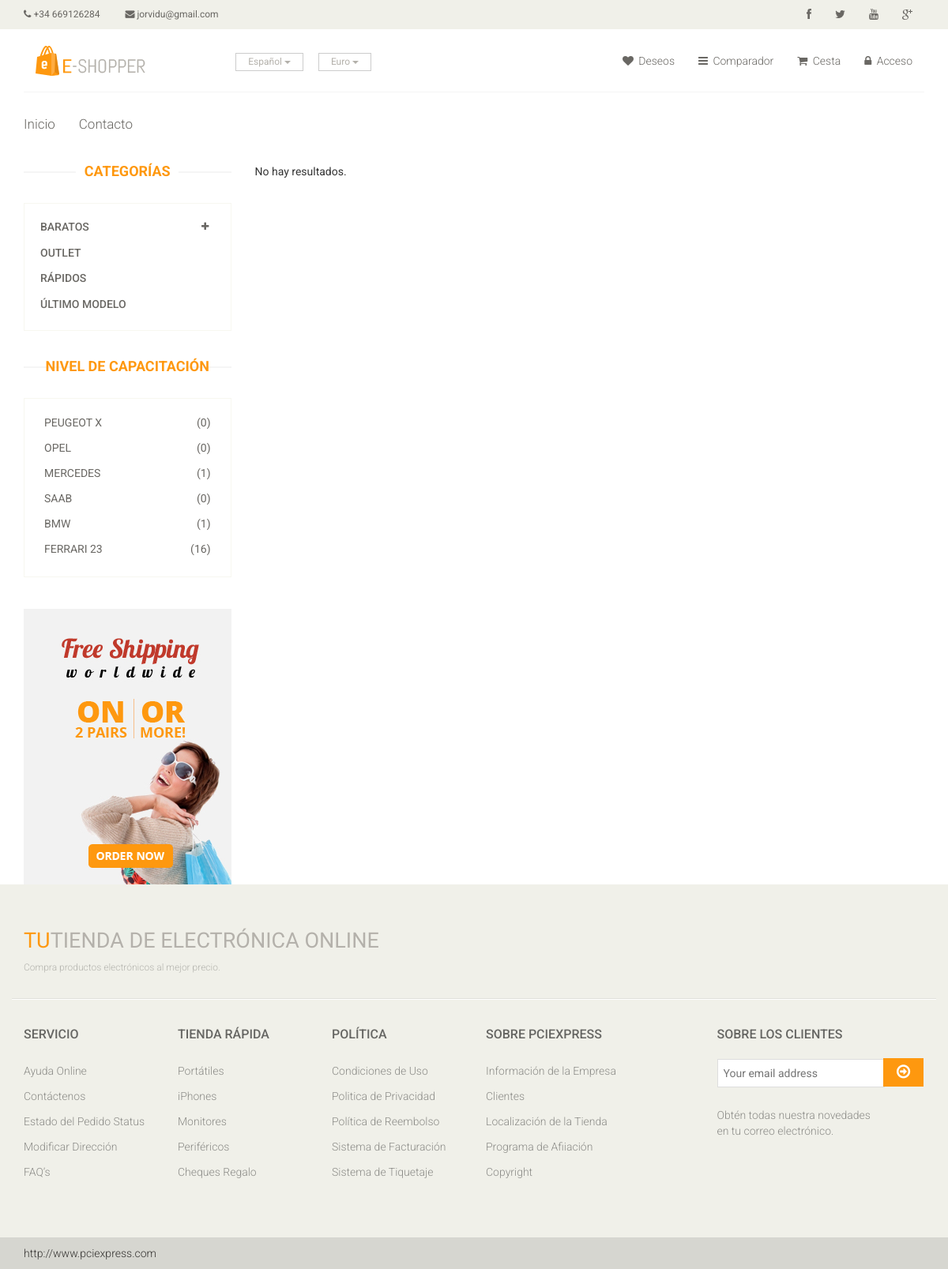
Screenshot of /categoria.php with the database file from the repository.
### tables this page shows
CREATE TABLE `tblidioma` (
  `idIdioma` int(11) NOT NULL AUTO_INCREMENT,
  `strIdioma` varchar(20) NOT NULL,
  PRIMARY KEY (`idIdioma`)
);

CREATE TABLE `tblmoneda` (
  `idMoneda` int(11) NOT NULL AUTO_INCREMENT,
  `strNombre` varchar(50) NOT NULL,
  `dblValor` double NOT NULL,
  `intPrincipal` int(11) NOT NULL,
  `strSimbolo` varchar(10) NOT NULL,
  `strCodificacion` varchar(10) NOT NULL,
  `strHTML` varchar(10) DEFAULT NULL,
  PRIMARY KEY (`idMoneda`)
);

CREATE TABLE `tblcategoria` (
  `idCategoria` int(11) NOT NULL AUTO_INCREMENT,
  `strNombre_1` varchar(50) NOT NULL,
  `strSEO_1` varchar(50) NOT NULL,
  `intEstado` int(11) NOT NULL,
  `refPadre` int(11) NOT NULL,
  `intOrden` int(11) NOT NULL,
  `intPrincipal` int(11) NOT NULL DEFAULT '0',
  `strNombre_2` varchar(50) DEFAULT NULL,
  `strSEO_2` varchar(50) DEFAULT NULL,
  `strNombre_3` varchar(50) DEFAULT NULL,
  `strSEO_3` varchar(50) DEFAULT NULL,
  `strNombre_4` varchar(50) DEFAULT NULL,
  `strSEO_4` varchar(50) DEFAULT NULL,
  PRIMARY KEY (`idCategoria`)
);

CREATE TABLE `tblmarca` (
  `idMarca` int(11) NOT NULL AUTO_INCREMENT,
  `strMarca` varchar(50) NOT NULL,
  `intOrden` int(11) NOT NULL,
  `intEstado` int(11) NOT NULL,
  PRIMARY KEY (`idMarca`)
);

### includes/pie.php (called while the page is built)
<?php include("includes/pie/"._idiomaactual.".php"); ?>

### includes/menuizquierda.php (the view, shortened to what this page needs)
<?php
$query_DatosConsultaCategorias = sprintf("SELECT * FROM tblcategoria WHERE refPadre=0 AND intEstado=1 ORDER BY intOrden ASC");
$DatosConsultaCategorias = mysqli_query($con,  $query_DatosConsultaCategorias) or die(mysqli_error($con));
$row_DatosConsultaCategorias = mysqli_fetch_assoc($DatosConsultaCategorias);
?>
<div class="left-sidebar">
	<h2><?php echo _T8;?></h2>
	<div class="panel-group category-products" id="accordian">
	<?php
		$solapa="apertura";
		$contador=1;
			do {
				$solapaapertura=$solapa.$contador;
		?>
		<div class="panel panel-default">
		<?php if (TieneSubcategorias($row_DatosConsultaCategorias["idCategoria"]))
		{?>
			<div class="panel-heading">
				<h4 class="panel-title">
					<a data-toggle="collapse" data-parent="#accordian" href="#<?php echo $solapaapertura;?>">
						<span class="badge pull-right"><i class="fa fa-plus"></i></span>
						<?php echo $row_DatosConsultaCategorias["strNombre_"._idiomaactual];?>
					</a>
				</h4>
			</div>
		<?php }
		else
		{?>
		<div class="panel-heading">
				<h4 class="panel-title">
					<a  href="<?php echo GenerarRutaCategoria($row_DatosConsultaCategorias["idCategoria"])?>">
						<?php echo $row_DatosConsultaCategorias["strNombre_"._idiomaactual];?>
					</a>
				</h4>
			</div>
		<?php }?></div>
<?php
			$contador=$contador+1;
			} while ($row_DatosConsultaCategorias = mysqli_fetch_assoc($DatosConsultaCategorias)); ?>
						</div>
						<?php
$query_DatosConsultaMarcas = sprintf("SELECT * FROM tblmarca WHERE intEstado=1 ORDER BY intOrden ASC");
$DatosConsultaMarcas = mysqli_query($con,  $query_DatosConsultaMarcas) or die(mysqli_error($con));
$row_DatosConsultaMarcas = mysqli_fetch_assoc($DatosConsultaMarcas);
?>
<?php if (_marcas==1){?>
						<div class="brands_products">
							<h2><?php echo _T9;?></h2>
							<div class="brands-name">
								<ul class="nav nav-pills nav-stacked">
								<?php
			do {
				?>
									<li><a href="categoria.php?marca=<?php echo $row_DatosConsultaMarcas["idMarca"];?>"> <span class="pull-right">(<?php echo CochesporMarca($row_DatosConsultaMarcas["idMarca"]);?>)</span><?php echo $row_DatosConsultaMarcas["strMarca"];?></a></li>
		<?php
			} while ($row_DatosConsultaMarcas = mysqli_fetch_assoc($DatosConsultaMarcas)); ?>
								</ul>
							</div>
						</div>
						<?php }?>
						<div class="shipping text-center">
							<img src="images/home/shipping.jpg" alt="" />
						</div>
					</div>

### categoria.php (shortened to what this page needs)
<?php require_once('Connections/conexion.php'); ?>
<?php
$resultadosporclick=6;
?>
<!DOCTYPE html>
<html lang="es">
<head>
    <?php include("includes/cabecera.php"); ?>
</head>
<body>
<?php include("includes/header.php"); ?>
<section>
  <div class="container">
    <div class="row">
      <div class="col-sm-3">
        <?php include("includes/menuizquierda.php"); ?>
      </div>
      <div class="col-sm-9 padding-right">
        <div class="features_items">
 <?php
		if ($totalRows_DatosConsulta > 0) {
			 do {
              		?>
              		<div class="col-sm-4">
							<?php
						MostrarProducto($row_DatosConsulta["idProducto"]);
						?>
						</div>
              		<?php
			  		 } while ($row_DatosConsulta = mysqli_fetch_assoc($DatosConsulta));
			$tutorial_id=1;
			if ($totalresultados>$resultadosporclick){
			?>
			<div style="text-align: center">
			<div class="btn btn-default add-to-cart" id="show_more_main<?php echo $tutorial_id; ?>">
        <span id="<?php echo $tutorial_id; ?>" class="show_more" title="Ver más productos"><?php echo _T17;?></span>
        <span class="loding" style="display: none;"><span class="loding_txt"><?php echo _T18;?></span></span>
    </div> </div>
    <?php
		}
		 }
		else
		 {  ?>
               <?php echo _T19;?>
                <?php } ?>
					</div>
      </div>
    </div>
  </div>
</section>
<?php include("includes/pie.php"); ?>
</body>
</html>

### includes/cabecera.php (shortened to what this page needs)
  <link href="css/bootstrap.min.css" rel="stylesheet">
   <link href="css/font-awesome.min.css" rel="stylesheet">
   <link href="css/prettyPhoto.css" rel="stylesheet">
   <link href="css/price-range.css" rel="stylesheet">
   <link href="css/animate.css" rel="stylesheet">
<link href="css/main.css" rel="stylesheet">
<link href="css/responsive.css" rel="stylesheet">
  <link href="css/extrafrontal.css" rel="stylesheet">

### includes/header.php (shortened to what this page needs)
<header id="header">
		<div class="header_top">
			<div class="container">
				<div class="row">
					<div class="col-sm-6">
						<div class="contactinfo">
							<ul class="nav nav-pills">
								<li><a href="#"><i class="fa fa-phone"></i> <?php echo _telefono;?></a></li>
								<li><a href="mailto:<?php echo _email;?>"><i class="fa fa-envelope"></i> <?php echo _email;?></a></li>
							</ul>
						</div>
					</div>
					<div class="col-sm-6">
						<div class="social-icons pull-right">
							<ul class="nav navbar-nav">
								<li><a href="" target="_blank"><i class="fa fa-facebook"></i></a></li>
								<li><a href="" target="_blank"><i class="fa fa-twitter"></i></a></li>
								<li><a href="" target="_blank"><i class="fa fa-youtube"></i></a></li>
								<li><a href="" target="_blank"><i class="fa fa-google-plus"></i></a></li>
							</ul>
						</div>
					</div>
				</div>
			</div>
		</div>
		<div class="header-middle">
			<div class="container">
				<div class="row">
					<div class="col-sm-5">
						<div class="logo pull-left">
							<a href="index.php"><img src="images/<?php echo _logo;?>" alt="" /></a>
						</div>
						<div class="btn-group pull-right">
							<?php BloqueIdiomas();?>
							<?php BloqueMonedas(); ?>
						</div>
					</div>
					<div class="col-sm-7">
						<div class="shop-menu pull-right">
							<ul class="nav navbar-nav">
								<li><a href="usuario-lista-deseos.php" class="destinodeseos"><i class="fa fa-heart"></i> <?php echo _T3;?></a></li>
								<li><a href="usuario-lista-comparar.php" class="destinocomparar"><i class="fa fa-bars "></i> <?php echo _T4;?></a></li>
								<li><a href="carrito.php"><i class="fa fa-shopping-cart"></i> <?php echo _T5;?> <?php
									if ((isset($_SESSION['tienda2017Front_UserId'])) || (isset($_SESSION['MM2_Temporal'])))
										MostrarCantidadCarrito();?></a></li>
								<?php if (!isset($_SESSION['tienda2017Front_UserId'])){?>
								<li><a href="login.php"><i class="fa fa-lock"></i> <?php echo _T6;?></a></li>
								<?php }
								else {
									echo '<li><a href="#"><i class="fa fa-user"></i> '. ObtenerNombreUsuario($_SESSION['tienda2017Front_UserId']).'</a></li>';
									echo '<li><a href="logout.php"><i class="fa fa-times-circle  "></i> '._T7.'</a></li>';
								}?>
							</ul>
						</div>
					</div>
				</div>
			</div>
		</div>
		<div class="header-bottom">
			<div class="container">
				<div class="row">
					<div class="col-sm-9">
						<div class="mainmenu pull-left">
							<ul class="nav navbar-nav collapse navbar-collapse">
								<li><a href="index.php" ><?php echo _T1;?></a></li>
								<li><a href="contacto.php"><?php echo _T2;?></a></li>
							</ul>
						</div>
					</div>
				</div>
			</div>
		</div>
	</header>

### includes/funciones.php (shortened to what this page needs)
<?php
switch (_idiomaactual) {
    case 1:
		if (is_file("includes/languages/1.php"))  include("includes/languages/1.php");
		break;
}
if (!function_exists("GetSQLValueString")) {
function GetSQLValueString($theValue, $theType, $theDefinedValue = "", $theNotDefinedValue = "")
{
  global $con;
  $theValue = function_exists("mysqli_real_escape_string") ? mysqli_real_escape_string($con, $theValue) : mysqli_escape_string($con,$theValue);
  switch ($theType) {
    case "text":
      $theValue = ($theValue != "") ? "'" . $theValue . "'" : "NULL";
      break;
    case "long":
    case "int":
      $theValue = ($theValue != "") ? intval($theValue) : "NULL";
      break;
  }
  return $theValue;
}
}
			?>
			<?php
function TieneSubcategorias($padre)
{
	global $con;
	$query_ConsultaFuncion = sprintf("SELECT * FROM tblcategoria WHERE refPadre = %s AND intEstado=1",
		 GetSQLValueString($padre, "text"));
	$ConsultaFuncion = mysqli_query($con,  $query_ConsultaFuncion) or die(mysqli_error($con));
	$totalRows_ConsultaFuncion = mysqli_num_rows($ConsultaFuncion);
	if ($totalRows_ConsultaFuncion>0)
		return true;
	else
		return false;
}
			?>
			<?php
function CochesporMarca($marca)
{
	global $con;
	$query_ConsultaFuncion = sprintf("SELECT COUNT(idProducto) AS Total FROM tblproducto WHERE refMarca = %s ",
	   GetSQLValueString($marca, "int"));
	$ConsultaFuncion = mysqli_query($con,  $query_ConsultaFuncion) or die(mysqli_error($con));
	$row_ConsultaFuncion = mysqli_fetch_assoc($ConsultaFuncion);
	return $row_ConsultaFuncion["Total"];
}
			?>
			<?php
function BloqueMonedas()
{
	global $con;
	$query_ConsultaFuncion = sprintf("SELECT * FROM tblmoneda WHERE idMoneda=%s ", $_SESSION["monedaactiva"]);
	$ConsultaFuncion = mysqli_query($con,  $query_ConsultaFuncion) or die(mysqli_error($con));
	$row_ConsultaFuncion = mysqli_fetch_assoc($ConsultaFuncion);
	?>
	<div class="btn-group">
	<button type="button" class="btn btn-default dropdown-toggle usa" data-toggle="dropdown">
	<?php echo $row_ConsultaFuncion["strNombre"];?>
	<span class="caret"></span>
</button>
	</div>
	<?php
}
function GenerarRutaCategoria($categoria)
{
	global $con;
	$nivel1="";
	$nivel2="";
	$nivel3="";
	$query_ConsultaFuncion = sprintf("SELECT * FROM tblcategoria WHERE idCategoria = %s",
		 GetSQLValueString($categoria, "int"));
	$ConsultaFuncion = mysqli_query($con,  $query_ConsultaFuncion) or die(mysqli_error($con));
	$row_ConsultaFuncion = mysqli_fetch_assoc($ConsultaFuncion);
	if ($row_ConsultaFuncion["refPadre"]!="0")
	{
		$query_ConsultaFuncion2 = sprintf("SELECT * FROM tblcategoria WHERE idCategoria = %s",
		 GetSQLValueString($row_ConsultaFuncion["refPadre"], "int"));
		$ConsultaFuncion2 = mysqli_query($con,  $query_ConsultaFuncion2) or die(mysqli_error($con));
		$row_ConsultaFuncion2 = mysqli_fetch_assoc($ConsultaFuncion2);
		if ($row_ConsultaFuncion2["refPadre"]!="0")
		{
			$nivel2=$row_ConsultaFuncion2["strSEO_"._idiomaactual];
			$nivel3=$row_ConsultaFuncion["strSEO_"._idiomaactual];
			$query_ConsultaFuncion3 = sprintf("SELECT * FROM tblcategoria WHERE idCategoria = %s",
		 GetSQLValueString($row_ConsultaFuncion2["refPadre"], "int"));
		$ConsultaFuncion3 = mysqli_query($con,  $query_ConsultaFuncion3) or die(mysqli_error($con));
		$row_ConsultaFuncion3 = mysqli_fetch_assoc($ConsultaFuncion3);
			$nivel1=$row_ConsultaFuncion3["strSEO_"._idiomaactual];
		}
		else
		{
			$nivel1=$row_ConsultaFuncion2["strSEO_"._idiomaactual];
			$nivel2=$row_ConsultaFuncion["strSEO_"._idiomaactual];
		}
	}
	else
	{
		$nivel1=$row_ConsultaFuncion["strSEO_"._idiomaactual];
	}
	$rutacompleta="";
	if ($nivel1!="")
	$rutacompleta=$nivel1.'/';
	 if ($nivel2!="")
	$rutacompleta=$rutacompleta.$nivel2.'/';
	if ($nivel3!="")
	$rutacompleta=$rutacompleta.$nivel3.'/';
	return $rutacompleta;
}
		?>
					  <?php
function BloqueIdiomas()
{
	global $con;
		$query_ConsultaFuncion = sprintf("SELECT * FROM tblidioma WHERE idIdioma =  "._idiomaactual);
		$ConsultaFuncion = mysqli_query($con,  $query_ConsultaFuncion) or die(mysqli_error($con));
		$row_ConsultaFuncion = mysqli_fetch_assoc($ConsultaFuncion);
	?>
	<div class="btn-group">
	<button type="button" class="btn btn-default dropdown-toggle usa" data-toggle="dropdown">
	<?php echo $row_ConsultaFuncion["strIdioma"];?>
	<span class="caret"></span>
</button>
	</div>
	<?php
}
	?>

### includes/pie/1.php (shortened to what this page needs)
<footer id="footer">
		<div class="footer-top">
			<div class="container">
				<div class="row">
					<div class="col-sm-6">
						<div class="companyinfo">
							<h2><span>Tu</span>tienda de electrónica online</h2>
							<p>Compra productos electrónicos al mejor precio.</p>
						</div>
					</div>
				</div>
			</div>
		</div>
		<div class="footer-widget">
			<div class="container">
				<div class="row">
					<div class="col-sm-2">
						<div class="single-widget">
							<h2>Servicio</h2>
							<ul class="nav nav-pills nav-stacked">
								<li><a href="#">Ayuda Online</a></li>
								<li><a href="#">Contáctenos</a></li>
								<li><a href="#">Estado del Pedido Status</a></li>
								<li><a href="#">Modificar Dirección</a></li>
								<li><a href="#">FAQ’s</a></li>
							</ul>
						</div>
					</div>
					<div class="col-sm-2">
						<div class="single-widget">
							<h2>Tienda Rápida</h2>
							<ul class="nav nav-pills nav-stacked">
								<li><a href="ordenadores/portatiles/">Portátiles</a></li>
								<li><a href="smartphones-telefonia/mundo-iphone/">iPhones</a></li>
								<li><a href="perifericos/monitores/">Monitores</a></li>
								<li><a href="#">Periféricos</a></li>
								<li><a href="#">Cheques Regalo</a></li>
							</ul>
						</div>
					</div>
					<div class="col-sm-2">
						<div class="single-widget">
							<h2>Política</h2>
							<ul class="nav nav-pills nav-stacked">
								<li><a href="#">Condiciones de Uso</a></li>
								<li><a href="#">Politica de Privacidad</a></li>
								<li><a href="#">Política de Reembolso</a></li>
								<li><a href="#">Sistema de Facturación</a></li>
								<li><a href="#">Sistema de Tiquetaje</a></li>
							</ul>
						</div>
					</div>
					<div class="col-sm-2">
						<div class="single-widget">
							<h2>Sobre PCiExpress</h2>
							<ul class="nav nav-pills nav-stacked">
								<li><a href="#">Información de la Empresa</a></li>
								<li><a href="#">Clientes</a></li>
								<li><a href="#">Localización de la Tienda</a></li>
								<li><a href="#">Programa de Afiiación</a></li>
								<li><a href="#">Copyright</a></li>
							</ul>
						</div>
					</div>
					<div class="col-sm-3 col-sm-offset-1">
						<div class="single-widget">
							<h2>Sobre los Clientes</h2>
							<form action="#" class="searchform">
								<input type="text" placeholder="Your email address" />
								<button type="submit" class="btn btn-default"><i class="fa fa-arrow-circle-o-right"></i></button>
								<p>Obtén todas nuestra novedades <br />en tu correo electrónico.</p>
							</form>
						</div>
					</div>
				</div>
			</div>
		</div>
		<div class="footer-bottom">
			<div class="container">
				<div class="row">
					<p class="pull-left">http://www.pciexpress.com</p>
				</div>
			</div>
		</div>
	</footer>

### rows the page displays
tblidioma: strIdioma "Español"
tblmoneda: strNombre "Euro"
tblcategoria: strNombre_1 "BARATOS"
tblcategoria: strNombre_1 "OUTLET"
tblcategoria: strNombre_1 "RÁPIDOS"
tblcategoria: strNombre_1 "ÚLTIMO MODELO"
tblmarca: idMarca "0", strMarca "PEUGEOT X"
tblmarca: idMarca "0", strMarca "OPEL"
tblmarca: idMarca "1", strMarca "MERCEDES"
tblmarca: idMarca "0", strMarca "SAAB"
tblmarca: idMarca "1", strMarca "BMW"
tblmarca: idMarca "16", strMarca "FERRARI 23"

### other values shown
_telefono "+34 669126284"
_email "jorvidu@gmail.com"
_T3 "Deseos"
_T4 "Comparador"
_T5 "Cesta"
_T6 "Acceso"
_T1 "Inicio"
_T2 "Contacto"
_T8 "CATEGORÍAS"
_T9 "NIVEL DE CAPACITACIÓN"
_T19 "No hay resultados."
